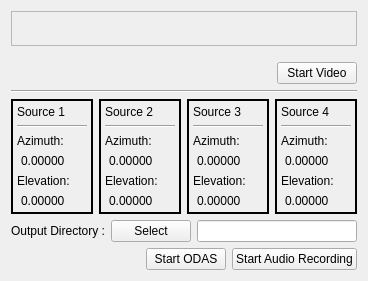
<?xml version="1.0" encoding="UTF-8"?>
<ui version="4.0">
 <class>Conference</class>
 <widget class="QWidget" name="Conference">
  <property name="geometry">
   <rect>
    <x>0</x>
    <y>0</y>
    <width>368</width>
    <height>281</height>
   </rect>
  </property>
  <property name="mouseTracking">
   <bool>false</bool>
  </property>
  <layout class="QGridLayout" name="gridLayout">
   <item row="0" column="0">
    <layout class="QVBoxLayout" name="verticalLayout">
     <item>
      <widget class="QFrame" name="virtualCameraFrame">
       <property name="sizePolicy">
        <sizepolicy hsizetype="Expanding" vsizetype="Expanding">
         <horstretch>0</horstretch>
         <verstretch>0</verstretch>
        </sizepolicy>
       </property>
       <property name="minimumSize">
        <size>
         <width>0</width>
         <height>0</height>
        </size>
       </property>
       <property name="frameShape">
        <enum>QFrame::StyledPanel</enum>
       </property>
       <property name="frameShadow">
        <enum>QFrame::Raised</enum>
       </property>
       <layout class="QHBoxLayout" name="horizontalLayout_5">
        <property name="leftMargin">
         <number>0</number>
        </property>
        <property name="topMargin">
         <number>0</number>
        </property>
        <property name="rightMargin">
         <number>0</number>
        </property>
        <property name="bottomMargin">
         <number>0</number>
        </property>
        <item>
         <layout class="QHBoxLayout" name="horizontalLayout_4"/>
        </item>
       </layout>
      </widget>
     </item>
     <item>
      <layout class="QHBoxLayout" name="horizontalLayout_6">
       <property name="topMargin">
        <number>10</number>
       </property>
       <item>
        <spacer name="horizontalSpacer_3">
         <property name="orientation">
          <enum>Qt::Horizontal</enum>
         </property>
         <property name="sizeHint" stdset="0">
          <size>
           <width>40</width>
           <height>20</height>
          </size>
         </property>
        </spacer>
       </item>
       <item>
        <spacer name="horizontalSpacer_4">
         <property name="orientation">
          <enum>Qt::Horizontal</enum>
         </property>
         <property name="sizeHint" stdset="0">
          <size>
           <width>40</width>
           <height>20</height>
          </size>
         </property>
        </spacer>
       </item>
       <item>
        <widget class="QPushButton" name="btnStartStopVideo">
         <property name="text">
          <string>Start Video</string>
         </property>
        </widget>
       </item>
      </layout>
     </item>
     <item>
      <widget class="Line" name="line_5">
       <property name="orientation">
        <enum>Qt::Horizontal</enum>
       </property>
      </widget>
     </item>
     <item>
      <layout class="QHBoxLayout" name="horizontalLayout_2">
       <property name="topMargin">
        <number>0</number>
       </property>
       <item>
        <widget class="QFrame" name="source1">
         <property name="frameShape">
          <enum>QFrame::WinPanel</enum>
         </property>
         <property name="frameShadow">
          <enum>QFrame::Plain</enum>
         </property>
         <layout class="QVBoxLayout" name="verticalLayout_10">
          <property name="leftMargin">
           <number>4</number>
          </property>
          <property name="topMargin">
           <number>4</number>
          </property>
          <property name="rightMargin">
           <number>4</number>
          </property>
          <property name="bottomMargin">
           <number>4</number>
          </property>
          <item>
           <layout class="QVBoxLayout" name="verticalLayout_4">
            <item>
             <widget class="QLabel" name="label_6">
              <property name="text">
               <string>Source 1</string>
              </property>
             </widget>
            </item>
            <item>
             <widget class="Line" name="line">
              <property name="orientation">
               <enum>Qt::Horizontal</enum>
              </property>
             </widget>
            </item>
            <item>
             <widget class="QLabel" name="label_7">
              <property name="text">
               <string>Azimuth:</string>
              </property>
             </widget>
            </item>
            <item>
             <widget class="QLabel" name="source1AzimuthValueLabel">
              <property name="text">
               <string>0.00000</string>
              </property>
              <property name="indent">
               <number>4</number>
              </property>
             </widget>
            </item>
            <item>
             <widget class="QLabel" name="label_9">
              <property name="text">
               <string>Elevation:</string>
              </property>
             </widget>
            </item>
            <item>
             <widget class="QLabel" name="source1ElevationValueLabel">
              <property name="text">
               <string>0.00000</string>
              </property>
              <property name="indent">
               <number>4</number>
              </property>
             </widget>
            </item>
           </layout>
          </item>
         </layout>
        </widget>
       </item>
       <item>
        <widget class="QFrame" name="source2">
         <property name="autoFillBackground">
          <bool>false</bool>
         </property>
         <property name="frameShape">
          <enum>QFrame::WinPanel</enum>
         </property>
         <property name="frameShadow">
          <enum>QFrame::Plain</enum>
         </property>
         <layout class="QVBoxLayout" name="verticalLayout_3">
          <property name="leftMargin">
           <number>4</number>
          </property>
          <property name="topMargin">
           <number>4</number>
          </property>
          <property name="rightMargin">
           <number>4</number>
          </property>
          <property name="bottomMargin">
           <number>4</number>
          </property>
          <item>
           <layout class="QVBoxLayout" name="verticalLayout_2">
            <item>
             <widget class="QLabel" name="label_2">
              <property name="text">
               <string>Source 2</string>
              </property>
             </widget>
            </item>
            <item>
             <widget class="Line" name="line_2">
              <property name="orientation">
               <enum>Qt::Horizontal</enum>
              </property>
             </widget>
            </item>
            <item>
             <widget class="QLabel" name="label_3">
              <property name="text">
               <string>Azimuth:</string>
              </property>
             </widget>
            </item>
            <item>
             <widget class="QLabel" name="source2AzimuthValueLabel">
              <property name="text">
               <string>0.00000</string>
              </property>
              <property name="indent">
               <number>4</number>
              </property>
             </widget>
            </item>
            <item>
             <widget class="QLabel" name="label_5">
              <property name="text">
               <string>Elevation:</string>
              </property>
             </widget>
            </item>
            <item>
             <widget class="QLabel" name="source2ElevationValueLabel">
              <property name="text">
               <string>0.00000</string>
              </property>
              <property name="indent">
               <number>4</number>
              </property>
             </widget>
            </item>
           </layout>
          </item>
         </layout>
        </widget>
       </item>
       <item>
        <widget class="QFrame" name="source3">
         <property name="frameShape">
          <enum>QFrame::WinPanel</enum>
         </property>
         <property name="frameShadow">
          <enum>QFrame::Plain</enum>
         </property>
         <layout class="QVBoxLayout" name="verticalLayout_6">
          <property name="leftMargin">
           <number>4</number>
          </property>
          <property name="topMargin">
           <number>4</number>
          </property>
          <property name="rightMargin">
           <number>4</number>
          </property>
          <property name="bottomMargin">
           <number>4</number>
          </property>
          <item>
           <layout class="QVBoxLayout" name="verticalLayout_5">
            <item>
             <widget class="QLabel" name="label_8">
              <property name="text">
               <string>Source 3</string>
              </property>
             </widget>
            </item>
            <item>
             <widget class="Line" name="line_3">
              <property name="orientation">
               <enum>Qt::Horizontal</enum>
              </property>
             </widget>
            </item>
            <item>
             <widget class="QLabel" name="label_10">
              <property name="text">
               <string>Azimuth:</string>
              </property>
             </widget>
            </item>
            <item>
             <widget class="QLabel" name="source3AzimuthValueLabel">
              <property name="text">
               <string>0.00000</string>
              </property>
              <property name="indent">
               <number>4</number>
              </property>
             </widget>
            </item>
            <item>
             <widget class="QLabel" name="label_11">
              <property name="text">
               <string>Elevation:</string>
              </property>
             </widget>
            </item>
            <item>
             <widget class="QLabel" name="source3ElevationValueLabel">
              <property name="text">
               <string>0.00000</string>
              </property>
              <property name="indent">
               <number>4</number>
              </property>
             </widget>
            </item>
           </layout>
          </item>
         </layout>
        </widget>
       </item>
       <item>
        <widget class="QFrame" name="source4">
         <property name="frameShape">
          <enum>QFrame::WinPanel</enum>
         </property>
         <property name="frameShadow">
          <enum>QFrame::Plain</enum>
         </property>
         <layout class="QVBoxLayout" name="verticalLayout_8">
          <property name="leftMargin">
           <number>4</number>
          </property>
          <property name="topMargin">
           <number>4</number>
          </property>
          <property name="rightMargin">
           <number>4</number>
          </property>
          <property name="bottomMargin">
           <number>4</number>
          </property>
          <item>
           <layout class="QVBoxLayout" name="verticalLayout_7">
            <item>
             <widget class="QLabel" name="label_12">
              <property name="text">
               <string>Source 4</string>
              </property>
             </widget>
            </item>
            <item>
             <widget class="Line" name="line_4">
              <property name="orientation">
               <enum>Qt::Horizontal</enum>
              </property>
             </widget>
            </item>
            <item>
             <widget class="QLabel" name="label_13">
              <property name="text">
               <string>Azimuth:</string>
              </property>
             </widget>
            </item>
            <item>
             <widget class="QLabel" name="source4AzimuthValueLabel">
              <property name="text">
               <string>0.00000</string>
              </property>
              <property name="indent">
               <number>4</number>
              </property>
             </widget>
            </item>
            <item>
             <widget class="QLabel" name="label_14">
              <property name="text">
               <string>Elevation:</string>
              </property>
             </widget>
            </item>
            <item>
             <widget class="QLabel" name="source4ElevationValueLabel">
              <property name="text">
               <string>0.00000</string>
              </property>
              <property name="indent">
               <number>4</number>
              </property>
             </widget>
            </item>
           </layout>
          </item>
         </layout>
        </widget>
       </item>
      </layout>
     </item>
     <item>
      <layout class="QHBoxLayout" name="horizontalLayout_3">
       <item>
        <widget class="QLabel" name="label">
         <property name="text">
          <string>Output Directory :</string>
         </property>
        </widget>
       </item>
       <item>
        <widget class="QPushButton" name="btnSelectOutputFolder">
         <property name="text">
          <string>Select</string>
         </property>
        </widget>
       </item>
       <item>
        <widget class="QLineEdit" name="outputFolder"/>
       </item>
      </layout>
     </item>
     <item>
      <layout class="QHBoxLayout" name="horizontalLayout">
       <item>
        <spacer name="horizontalSpacer">
         <property name="orientation">
          <enum>Qt::Horizontal</enum>
         </property>
         <property name="sizeHint" stdset="0">
          <size>
           <width>40</width>
           <height>20</height>
          </size>
         </property>
        </spacer>
       </item>
       <item>
        <spacer name="horizontalSpacer_2">
         <property name="orientation">
          <enum>Qt::Horizontal</enum>
         </property>
         <property name="sizeHint" stdset="0">
          <size>
           <width>40</width>
           <height>20</height>
          </size>
         </property>
        </spacer>
       </item>
       <item>
        <widget class="QPushButton" name="btnStartStopOdas">
         <property name="toolTip">
          <string/>
         </property>
         <property name="text">
          <string>Start ODAS</string>
         </property>
        </widget>
       </item>
       <item>
        <widget class="QPushButton" name="btnStartStopAudioRecord">
         <property name="text">
          <string>Start Audio Recording</string>
         </property>
         <property name="checkable">
          <bool>false</bool>
         </property>
         <property name="checked">
          <bool>false</bool>
         </property>
        </widget>
       </item>
      </layout>
     </item>
    </layout>
   </item>
  </layout>
 </widget>
 <resources/>
 <connections/>
</ui>
